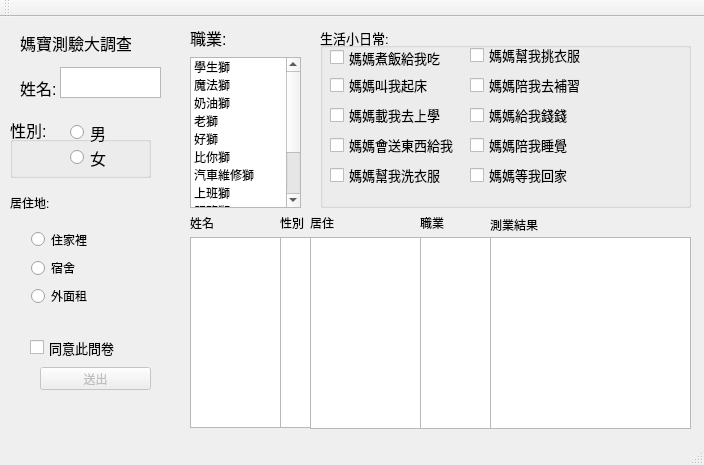
<?xml version="1.0" encoding="UTF-8"?>
<ui version="4.0">
 <class>MainWindow</class>
 <widget class="QMainWindow" name="MainWindow">
  <property name="geometry">
   <rect>
    <x>0</x>
    <y>0</y>
    <width>704</width>
    <height>465</height>
   </rect>
  </property>
  <property name="windowTitle">
   <string>MainWindow</string>
  </property>
  <widget class="QWidget" name="centralWidget">
   <widget class="QLabel" name="title">
    <property name="geometry">
     <rect>
      <x>20</x>
      <y>0</y>
      <width>111</width>
      <height>51</height>
     </rect>
    </property>
    <property name="font">
     <font>
      <pointsize>12</pointsize>
     </font>
    </property>
    <property name="text">
     <string>媽寶測驗大調查</string>
    </property>
   </widget>
   <widget class="QLabel" name="name">
    <property name="geometry">
     <rect>
      <x>20</x>
      <y>50</y>
      <width>41</width>
      <height>41</height>
     </rect>
    </property>
    <property name="font">
     <font>
      <pointsize>12</pointsize>
     </font>
    </property>
    <property name="text">
     <string>姓名:</string>
    </property>
   </widget>
   <widget class="QTextEdit" name="textEdit">
    <property name="geometry">
     <rect>
      <x>60</x>
      <y>50</y>
      <width>101</width>
      <height>31</height>
     </rect>
    </property>
   </widget>
   <widget class="QGroupBox" name="sex">
    <property name="geometry">
     <rect>
      <x>10</x>
      <y>100</y>
      <width>141</width>
      <height>61</height>
     </rect>
    </property>
    <property name="font">
     <font>
      <pointsize>12</pointsize>
     </font>
    </property>
    <property name="title">
     <string>性別:</string>
    </property>
    <widget class="QRadioButton" name="boy">
     <property name="geometry">
      <rect>
       <x>60</x>
       <y>0</y>
       <width>51</width>
       <height>31</height>
      </rect>
     </property>
     <property name="text">
      <string>男</string>
     </property>
    </widget>
    <widget class="QRadioButton" name="girl">
     <property name="geometry">
      <rect>
       <x>60</x>
       <y>30</y>
       <width>51</width>
       <height>21</height>
      </rect>
     </property>
     <property name="text">
      <string>女</string>
     </property>
    </widget>
   </widget>
   <widget class="QWidget" name="verticalLayoutWidget">
    <property name="geometry">
     <rect>
      <x>20</x>
      <y>200</y>
      <width>141</width>
      <height>101</height>
     </rect>
    </property>
    <layout class="QVBoxLayout" name="verticalLayout">
     <item>
      <widget class="QRadioButton" name="home">
       <property name="text">
        <string>住家裡</string>
       </property>
      </widget>
     </item>
     <item>
      <widget class="QRadioButton" name="dormitory">
       <property name="text">
        <string>宿舍</string>
       </property>
      </widget>
     </item>
     <item>
      <widget class="QRadioButton" name="outside">
       <property name="text">
        <string>外面租</string>
       </property>
      </widget>
     </item>
    </layout>
   </widget>
   <widget class="QLabel" name="address">
    <property name="geometry">
     <rect>
      <x>10</x>
      <y>170</y>
      <width>71</width>
      <height>31</height>
     </rect>
    </property>
    <property name="text">
     <string>居住地:</string>
    </property>
   </widget>
   <widget class="QTextBrowser" name="answer">
    <property name="geometry">
     <rect>
      <x>190</x>
      <y>220</y>
      <width>91</width>
      <height>191</height>
     </rect>
    </property>
   </widget>
   <widget class="QCheckBox" name="checkBox">
    <property name="geometry">
     <rect>
      <x>30</x>
      <y>320</y>
      <width>121</width>
      <height>21</height>
     </rect>
    </property>
    <property name="font">
     <font>
      <pointsize>10</pointsize>
     </font>
    </property>
    <property name="text">
     <string>同意此問卷</string>
    </property>
   </widget>
   <widget class="QListWidget" name="joblist">
    <property name="geometry">
     <rect>
      <x>190</x>
      <y>40</y>
      <width>111</width>
      <height>151</height>
     </rect>
    </property>
    <item>
     <property name="text">
      <string>學生獅</string>
     </property>
    </item>
    <item>
     <property name="text">
      <string>魔法獅</string>
     </property>
    </item>
    <item>
     <property name="text">
      <string>奶油獅</string>
     </property>
    </item>
    <item>
     <property name="text">
      <string>老獅</string>
     </property>
    </item>
    <item>
     <property name="text">
      <string>好獅</string>
     </property>
    </item>
    <item>
     <property name="text">
      <string>比你獅</string>
     </property>
    </item>
    <item>
     <property name="text">
      <string>汽車維修獅</string>
     </property>
    </item>
    <item>
     <property name="text">
      <string>上班獅</string>
     </property>
    </item>
    <item>
     <property name="text">
      <string>服務獅</string>
     </property>
    </item>
    <item>
     <property name="text">
      <string>獅獅</string>
     </property>
    </item>
    <item>
     <property name="text">
      <string>小獅獅</string>
     </property>
    </item>
    <item>
     <property name="text">
      <string/>
     </property>
    </item>
   </widget>
   <widget class="QLabel" name="job">
    <property name="geometry">
     <rect>
      <x>190</x>
      <y>10</y>
      <width>71</width>
      <height>21</height>
     </rect>
    </property>
    <property name="font">
     <font>
      <pointsize>12</pointsize>
     </font>
    </property>
    <property name="text">
     <string>職業:</string>
    </property>
   </widget>
   <widget class="QGroupBox" name="groupBox">
    <property name="geometry">
     <rect>
      <x>320</x>
      <y>10</y>
      <width>371</width>
      <height>181</height>
     </rect>
    </property>
    <property name="font">
     <font>
      <pointsize>10</pointsize>
     </font>
    </property>
    <property name="title">
     <string>生活小日常:</string>
    </property>
    <widget class="QCheckBox" name="checkBox_3">
     <property name="geometry">
      <rect>
       <x>10</x>
       <y>20</y>
       <width>111</width>
       <height>21</height>
      </rect>
     </property>
     <property name="text">
      <string>媽媽煮飯給我吃</string>
     </property>
    </widget>
    <widget class="QCheckBox" name="checkBox_4">
     <property name="geometry">
      <rect>
       <x>10</x>
       <y>50</y>
       <width>111</width>
       <height>16</height>
      </rect>
     </property>
     <property name="text">
      <string>媽媽叫我起床</string>
     </property>
    </widget>
    <widget class="QCheckBox" name="checkBox_5">
     <property name="geometry">
      <rect>
       <x>10</x>
       <y>80</y>
       <width>121</width>
       <height>16</height>
      </rect>
     </property>
     <property name="text">
      <string>媽媽載我去上學</string>
     </property>
    </widget>
    <widget class="QCheckBox" name="checkBox_6">
     <property name="geometry">
      <rect>
       <x>10</x>
       <y>110</y>
       <width>131</width>
       <height>16</height>
      </rect>
     </property>
     <property name="text">
      <string>媽媽會送東西給我</string>
     </property>
    </widget>
    <widget class="QCheckBox" name="checkBox_7">
     <property name="geometry">
      <rect>
       <x>10</x>
       <y>140</y>
       <width>131</width>
       <height>16</height>
      </rect>
     </property>
     <property name="text">
      <string>媽媽幫我洗衣服</string>
     </property>
    </widget>
    <widget class="QCheckBox" name="checkBox_8">
     <property name="geometry">
      <rect>
       <x>150</x>
       <y>20</y>
       <width>131</width>
       <height>16</height>
      </rect>
     </property>
     <property name="text">
      <string>媽媽幫我挑衣服</string>
     </property>
    </widget>
    <widget class="QCheckBox" name="checkBox_9">
     <property name="geometry">
      <rect>
       <x>150</x>
       <y>50</y>
       <width>161</width>
       <height>16</height>
      </rect>
     </property>
     <property name="text">
      <string>媽媽陪我去補習</string>
     </property>
    </widget>
    <widget class="QCheckBox" name="checkBox_10">
     <property name="geometry">
      <rect>
       <x>150</x>
       <y>80</y>
       <width>131</width>
       <height>16</height>
      </rect>
     </property>
     <property name="text">
      <string>媽媽給我錢錢</string>
     </property>
    </widget>
    <widget class="QCheckBox" name="checkBox_11">
     <property name="geometry">
      <rect>
       <x>150</x>
       <y>110</y>
       <width>101</width>
       <height>16</height>
      </rect>
     </property>
     <property name="text">
      <string>媽媽陪我睡覺</string>
     </property>
    </widget>
    <widget class="QCheckBox" name="checkBox_12">
     <property name="geometry">
      <rect>
       <x>150</x>
       <y>140</y>
       <width>121</width>
       <height>16</height>
      </rect>
     </property>
     <property name="text">
      <string>媽媽等我回家</string>
     </property>
    </widget>
   </widget>
   <widget class="QPushButton" name="send">
    <property name="enabled">
     <bool>false</bool>
    </property>
    <property name="geometry">
     <rect>
      <x>40</x>
      <y>350</y>
      <width>111</width>
      <height>23</height>
     </rect>
    </property>
    <property name="text">
     <string>送出</string>
    </property>
   </widget>
   <widget class="QTextBrowser" name="answer2">
    <property name="geometry">
     <rect>
      <x>280</x>
      <y>220</y>
      <width>31</width>
      <height>191</height>
     </rect>
    </property>
   </widget>
   <widget class="QLabel" name="label">
    <property name="geometry">
     <rect>
      <x>190</x>
      <y>195</y>
      <width>81</width>
      <height>21</height>
     </rect>
    </property>
    <property name="text">
     <string>姓名</string>
    </property>
   </widget>
   <widget class="QLabel" name="label_2">
    <property name="geometry">
     <rect>
      <x>280</x>
      <y>200</y>
      <width>47</width>
      <height>12</height>
     </rect>
    </property>
    <property name="text">
     <string>性別</string>
    </property>
   </widget>
   <widget class="QTextBrowser" name="answer3">
    <property name="geometry">
     <rect>
      <x>310</x>
      <y>220</y>
      <width>111</width>
      <height>192</height>
     </rect>
    </property>
   </widget>
   <widget class="QLabel" name="label_3">
    <property name="geometry">
     <rect>
      <x>310</x>
      <y>200</y>
      <width>47</width>
      <height>12</height>
     </rect>
    </property>
    <property name="text">
     <string>居住</string>
    </property>
   </widget>
   <widget class="QTextBrowser" name="answer4">
    <property name="geometry">
     <rect>
      <x>420</x>
      <y>220</y>
      <width>71</width>
      <height>192</height>
     </rect>
    </property>
   </widget>
   <widget class="QLabel" name="label_4">
    <property name="geometry">
     <rect>
      <x>420</x>
      <y>200</y>
      <width>47</width>
      <height>12</height>
     </rect>
    </property>
    <property name="text">
     <string>職業</string>
    </property>
   </widget>
   <widget class="QTextBrowser" name="answer5">
    <property name="geometry">
     <rect>
      <x>490</x>
      <y>220</y>
      <width>201</width>
      <height>192</height>
     </rect>
    </property>
   </widget>
   <widget class="QLabel" name="label_5">
    <property name="geometry">
     <rect>
      <x>490</x>
      <y>200</y>
      <width>91</width>
      <height>16</height>
     </rect>
    </property>
    <property name="text">
     <string>測業結果</string>
    </property>
   </widget>
  </widget>
  <widget class="QMenuBar" name="menuBar">
   <property name="geometry">
    <rect>
     <x>0</x>
     <y>0</y>
     <width>704</width>
     <height>21</height>
    </rect>
   </property>
  </widget>
  <widget class="QToolBar" name="mainToolBar">
   <attribute name="toolBarArea">
    <enum>TopToolBarArea</enum>
   </attribute>
   <attribute name="toolBarBreak">
    <bool>false</bool>
   </attribute>
  </widget>
  <widget class="QStatusBar" name="statusBar"/>
 </widget>
 <layoutdefault spacing="6" margin="11"/>
 <resources/>
 <connections/>
</ui>
